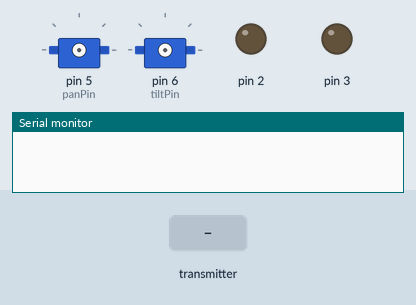
Recording of a sketch running on a simulated Arduino Uno, built with avr-gcc and run on an emulated ATmega328P. On the bench: 2 × servo, output pins drawn as LEDs (lit = HIGH), the last lines printed to the serial monitor. Wiring (inferred from the names in the program): 2 × servo: signal pin 5 / signal pin 6. Inputs (shaded band) come from the test bench. No radio packets arrive unless stated; servo pulses on a pin are drawn as a servo (544–2400 µs = 0–180°); pins used as bus, display or sensor lines are not drawn.

Above: at 1.2 s.
1.3 s: the transmitter starts sending pot = 64
At 2.5 s:
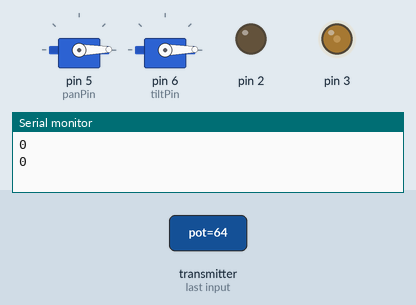
2.8 s: the transmitter starts sending but1 = 128
At 3.5 s:
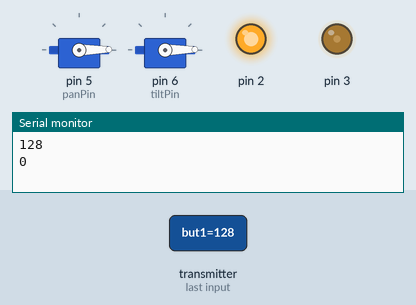
4.3 s: the transmitter starts sending pot = 255
At 5.1 s:
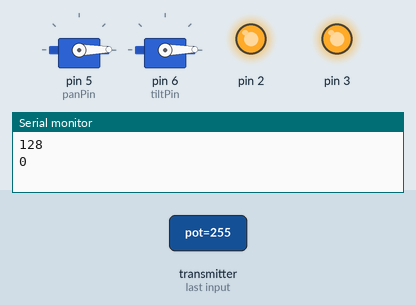
5.8 s: the transmitter starts sending pot = 128
At 6.8 s:
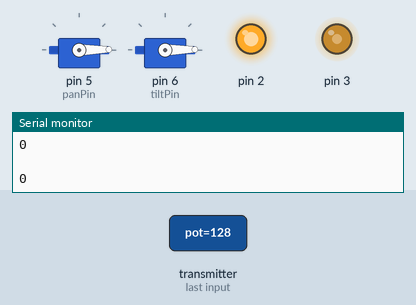
7.3 s: the transmitter starts sending joyx2 = 255
At 8.0 s:
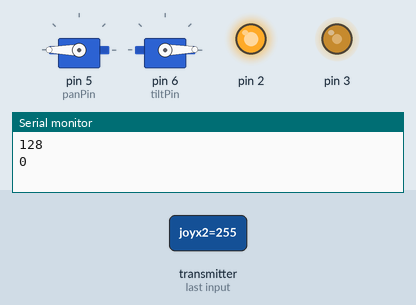
10.3 s: the transmitter starts sending but1 = 0
At 11.6 s:
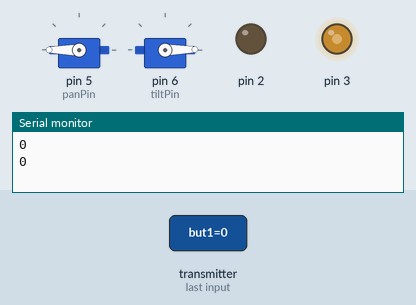
Timing chart, 0 to 12.8 s (numbered marks = the images above; inputs shaded):
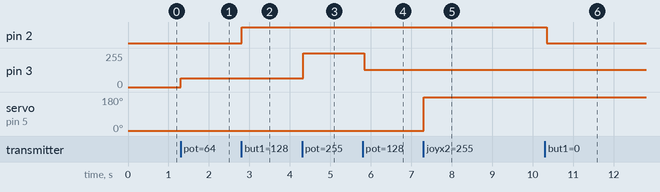

Measured:
- after the input at 1.3 s, pin 3: 0/255 → 64/255 at once
- after the input at 2.8 s, pin 2: LOW → HIGH at once
- after the input at 4.3 s, pin 3: 64/255 → 255/255 at once
- after the input at 5.8 s, pin 3: 255/255 → 128/255 at once
- after the input at 7.3 s, servo on pin 5 (panPin): 1° → 180° at once
- after the input at 10.3 s, pin 2: HIGH → LOW at once

The sketch:

NRF-RECI.ino
```cpp
#include <SPI.h>
#include <nRF24L01.h>
#include <RF24.h>

const int panPin = 5;   // Pin for pan servo
const int tiltPin = 6; // Pin for tilt servo

typedef struct {
  uint8_t joyx1;
  uint8_t joyy1;
  uint8_t joyx2;
  uint8_t joyy2;
  uint8_t pot;
  uint8_t but1;
  uint8_t but2;
}packet;

RF24 radio(7, 8); // CE, CSN

const byte address[6] = "00001";

void setup() {
  Serial.begin(9600);
  pinMode(panPin, OUTPUT);
  pinMode(tiltPin, OUTPUT);

  pinMode(3,OUTPUT);
  pinMode(2,OUTPUT);
  radio.begin();
  radio.setAutoAck(false);
  radio.setDataRate(RF24_250KBPS);
  radio.openReadingPipe(0, address);
  radio.setPALevel(RF24_PA_MAX);
  radio.startListening();
}

void loop() {
  if (radio.available()) {
    while(radio.available()){
      packet packet1;
      radio.read(&packet1, sizeof(packet1));
      if(packet1.but1){
        digitalWrite(2, HIGH);
      }
      else{
        digitalWrite(2,LOW);
      }

      analogWrite(3, packet1.pot);
      writeServoAngle(panPin, packet1.joyx2);
      writeServoAngle(tiltPin, packet1.joyy2);

      Serial.println(packet1.joyx2);
      Serial.println(packet1.joyy2);
      Serial.println(packet1.pot);
      Serial.println(packet1.but1);
      Serial.println(packet1.but2);
      Serial.println("         ");

      Serial.println("\n");
    }
  }
}


void writeServoAngle(int servoPin, int angle) {
  int pulseWidth = map(angle, 0, 180, 1000, 2000);  // Convert angle to pulse width
  digitalWrite(servoPin, HIGH);  // Set pin high
  delayMicroseconds(pulseWidth);  // Wait for the desired pulse width
  digitalWrite(servoPin, LOW);   // Set pin low
  delay(20);                      // Add a small delay between servo pulses
}
```
